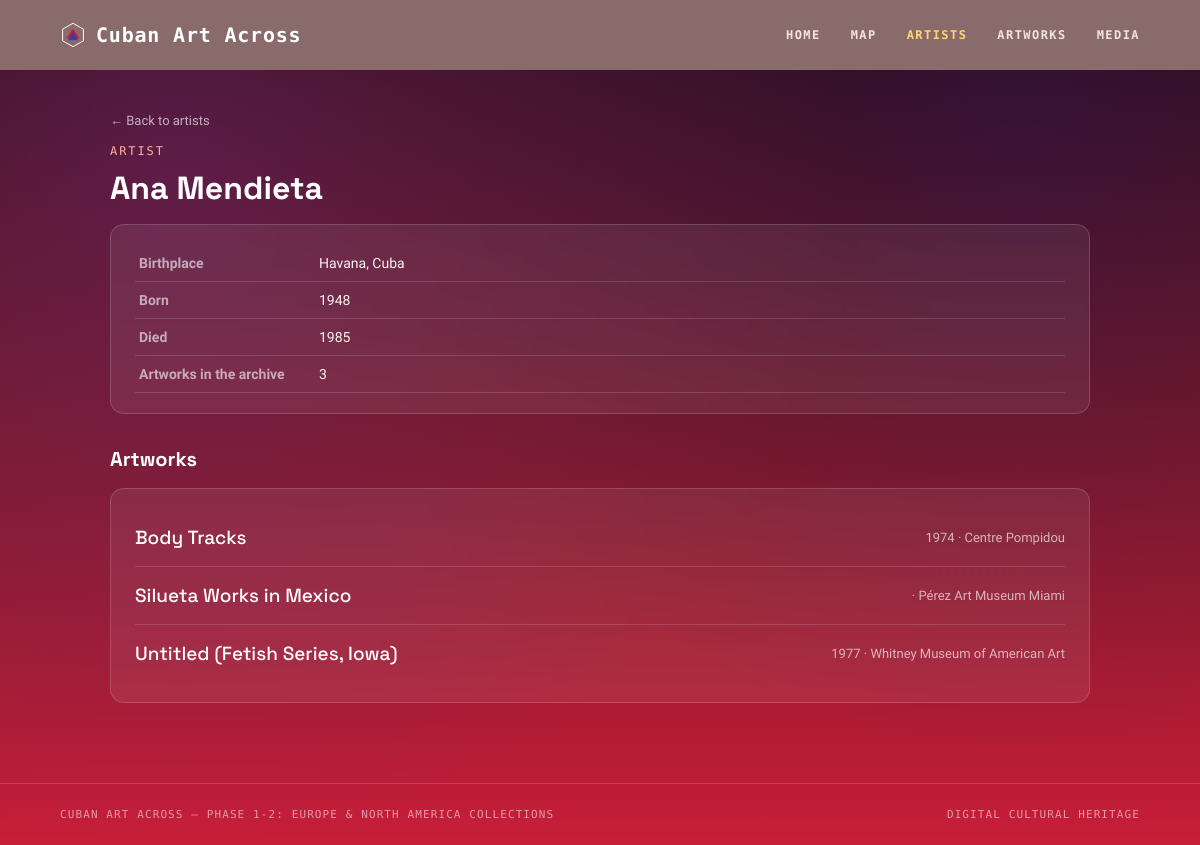
/artists/46/, run on the app's committed database.
### zettels/models.py (models this page shows, shortened)
class Artist(models.Model):
    name = models.CharField(max_length=100)
    birth_year = models.IntegerField(null=True,blank=True)
    death_year = models.IntegerField(null=True,blank=True)
    birthplace = models.CharField(max_length=100, null=True,blank=True)
    class Meta:
        ordering = ['name']

class Artwork(models.Model):
    artist = models.ForeignKey(Artist, on_delete=models.CASCADE, related_name='artworks')
    museum = models.ForeignKey(Museum, on_delete=models.PROTECT, related_name='artworks', null=True, blank=True)
    title = models.CharField(max_length=255)
    year = models.IntegerField(null=True, blank=True)
    medium = models.CharField(max_length=255, null=True, blank=True)
    dimensions = models.CharField(max_length=255, null=True, blank=True)
    museum_catalogue_url = models.URLField(max_length=255, null=True, blank=True)
    image_rights = models.CharField(max_length=255, null=True, blank=True)
    notes = models.TextField(null=True, blank=True)
    description = models.TextField(null=True, blank=True)
    class Meta:
        ordering = ['artist__name', 'title']

class Museum(models.Model):
    class Region(models.TextChoices):
        EUROPE = 'europe', 'Europe'
        NORTH_AMERICA = 'north_america', 'North America'
        LATIN_AMERICA = 'latin_america', 'Latin America'
        ASIA = 'asia', 'Asia'
        AFRICA = 'africa', 'Africa'
        OTHER = 'other', 'Other'
    name = models.CharField(max_length=255)
    city = models.CharField(max_length=255)
    country = models.CharField(max_length=255)
    region = models.CharField(
        max_length=20, choices=Region.choices, null=True, blank=True,
    )
    latitude = models.FloatField(null=True, blank=True)
    longitude = models.FloatField(null=True, blank=True)
    class Meta:
        ordering = ['country', 'city', 'name']
        unique_together = ('name', 'city', 'country')

### zettels/views.py (the view)
# urls.py: path('artists/<int:pk>/', views.ArtistDetailView.as_view(), name='artist_detail'),
class ArtistDetailView(DetailView):
    model = Artist
    template_name = 'zettels/artist_detail.html'
    context_object_name = 'artist'

### zettels/context_processors.py (called while the page is built)
def project_phase(request):
    regions_present = set(
        Museum.objects
        .exclude(region__isnull=True)
        .exclude(region='')
        .values_list('region', flat=True)
        .distinct()
    )
    ordered = [r for r in PHASE_ORDER if r in regions_present]
    if not ordered:
        return {
            'current_phase_label': 'Phase 1: European Collections',
            'current_regions': [],
        }
    names = [PHASE_LABELS[r] for r in ordered]
    collections_label = ' & '.join(names) + ' Collections'
    phase_number = f"Phase 1-{len(ordered)}" if len(ordered) > 1 else "Phase 1"
    return {
        'current_phase_label': f"{phase_number}: {collections_label}",
        'current_regions': ordered,
    }

### zettels/templates/zettels/artist_detail.html (shortened to what this page needs)
{% extends 'zettels/base.html' %}
{% block content %}
<div class="wrap">
  <a href="{% url 'zettels:artist_list' %}" class="back-link">&larr; Back to artists</a>
  <div class="eyebrow">Artist</div>
  <h1>{{ artist.name }}</h1>
  <div class="card" style="margin-bottom: 32px;">
    <table class="table">
      <tr><th>Birthplace</th><td>{{ artist.birthplace|default:"—" }}</td></tr>
      <tr><th>Born</th><td>{{ artist.birth_year|default:"—" }}</td></tr>
      <tr><th>Died</th><td>{{ artist.death_year|default:"—" }}</td></tr>
      <tr><th>Artworks in the archive</th><td>{{ artist.artworks.count }}</td></tr>
    </table>
  </div>
  <h2 style="font-size: 20px;">Artworks</h2>
  <div class="card">
    <ul class="list">
      {% for artwork in artist.artworks.all %}
      <li>
        <a class="title" href="{% url 'zettels:artwork_detail' artwork.pk %}">{{ artwork.title }}</a>
        <span class="muted">
          {{ artwork.year|default:"" }}{% if artwork.museum %} &middot; {{ artwork.museum.name }}{% endif %}
        </span>
      </li>
      {% empty %}
      <li>No artworks registered for this artist.</li>
      {% endfor %}
    </ul>
  </div>
</div>
{% endblock %}

### zettels/templates/zettels/base.html (style rules this page uses)
* { box-sizing: border-box; }
body { margin: 0; color: #fdf3ee; font-family: 'Public Sans', sans-serif; background-color: #2a0a10; background-image: radial-gradient(circle at 15% 20%, rgba(120, 45, 130, 0.45), transparent 55%), radial-gradient(circle at 85% 15%, rgba(40, 30, 130, 0.30), transparent 50%), linear-gradient(180deg, #2a0a10 0%, #6e1620 45%, #c81e3a 100%); background-attachment: fixed; min-height: 100vh; }
a { color: #ffd7a8; text-decoration: none; }
.wrap { max-width: 1100px; margin: 0 auto; padding: 40px 60px; position: relative; z-index: 1; }
.card { background: rgba(255,255,255,0.07); border: 1px solid rgba(255,255,255,0.16); border-radius: 14px; padding: 20px 24px; backdrop-filter: blur(2px); }
table.table { width: 100%; border-collapse: collapse; }
table.table th, table.table td { text-align: left; padding: 10px 4px; border-bottom: 1px solid rgba(255,255,255,0.14); font-size: 14px; vertical-align: top; color: #fdf3ee; }
table.table th { color: rgba(255,255,255,0.6); font-weight: 600; width: 180px; }
.list { list-style: none; padding: 0; margin: 0; }
.list li { padding: 16px 0; border-bottom: 1px solid rgba(255,255,255,0.14); display: flex; justify-content: space-between; align-items: center; gap: 12px; flex-wrap: wrap; }
.list li:last-child { border-bottom: none; }
.list a.title { font-family: 'Space Grotesk', sans-serif; font-size: 19px; font-weight: 500; color: #fff; }
.muted { color: rgba(255,255,255,0.65); font-size: 13px; }
.eyebrow { font-family: 'Space Mono', monospace; font-size: 12px; letter-spacing: .16em; text-transform: uppercase; color: #ffb199; margin-bottom: 10px; }
h1, h2, h3 { font-family: 'Space Grotesk', sans-serif; font-weight: 700; margin: 0 0 16px; color: #fff; }
.back-link { font-size: 13px; color: rgba(255,255,255,0.65); display: inline-block; margin-bottom: 16px; }

### data on the page
Artist: name "Ana Mendieta", birthplace "Havana, Cuba", birth_year "1948", death_year "1985", artworks.count "3"
Artwork: title "Body Tracks", year "1974", museum.name "Centre Pompidou"
Artwork: title "Silueta Works in Mexico", museum.name "Pérez Art Museum Miami"
Artwork: title "Untitled (Fetish Series, Iowa)", year "1977", museum.name "Whitney Museum of American Art"

### other printed values
{{ current_phase_label }} "PHASE 1-2: EUROPE & NORTH AMERICA COLLECTIONS"
